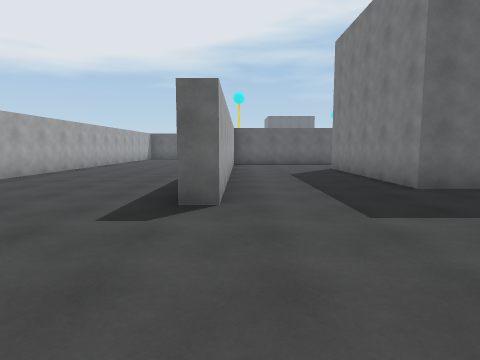
view 1 (above)

24 first-person views from a walk through a 3-D level made in the Unity game engine. The camera is 1.4 m above the floor, tilts 6° down and sees 75° across. The floor is counted in squares, 2 m on a side. Each view is taken from the middle of a square. On the plan, view 1 faces up. The plan holds only what a view shows up to about 10 squares ahead; the rest is blank. The place goes on beyond the plan. The player is left out. Some animated figures are left out.

view 2
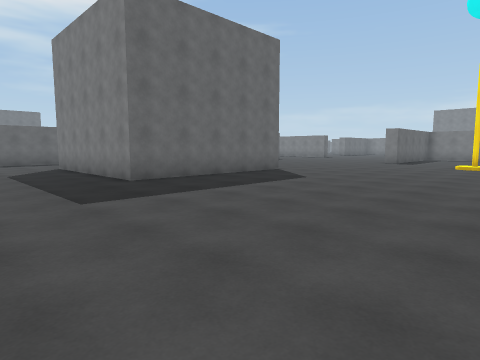

view 3
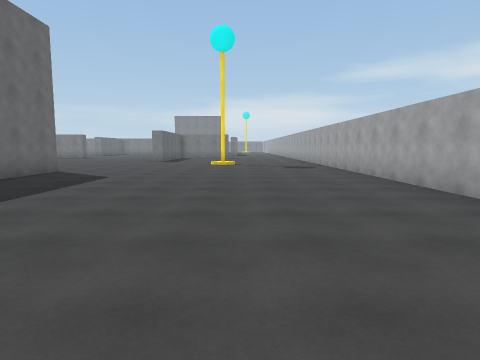

view 4
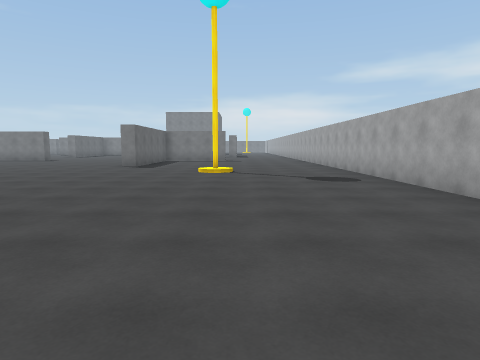

view 5
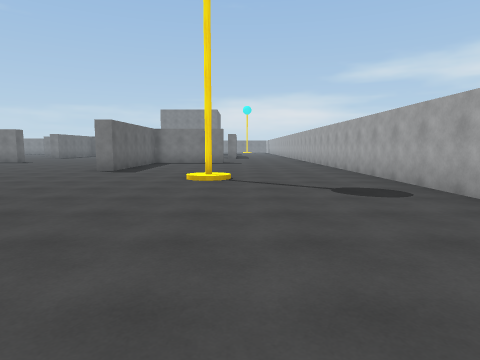

view 6
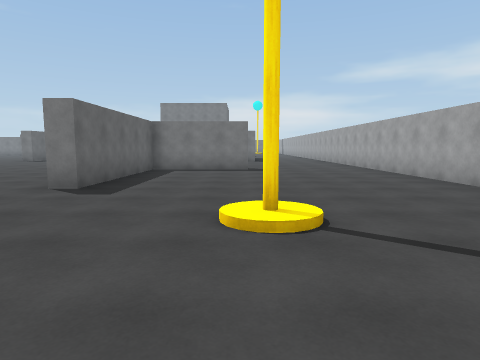

view 7
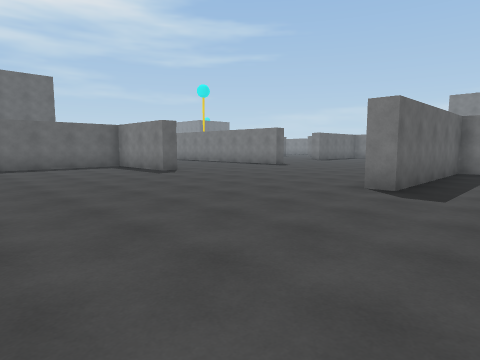

view 8
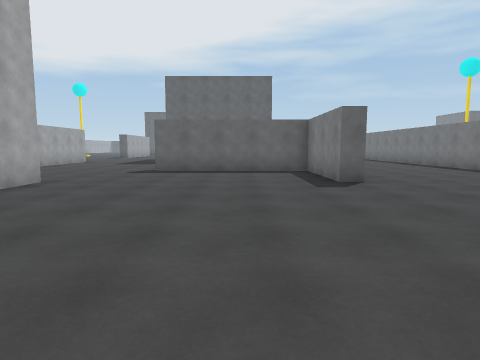

view 9
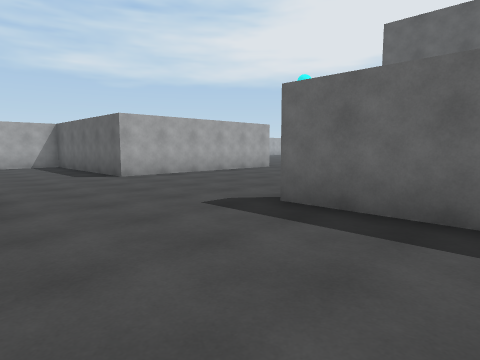

view 10
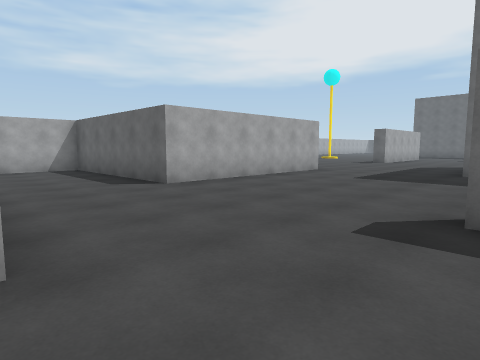

view 11
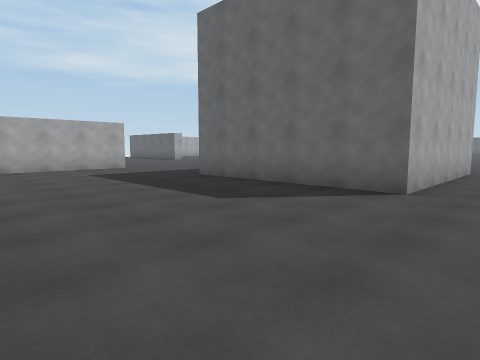

view 12
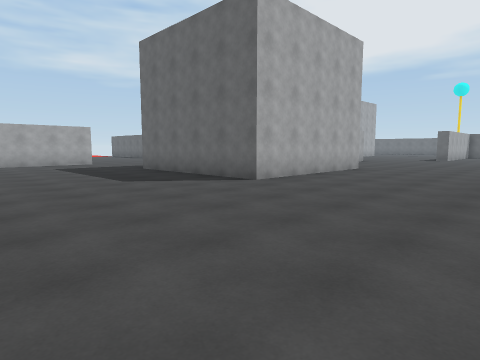

view 13
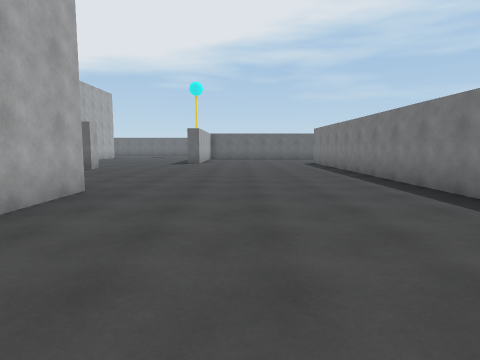

view 14
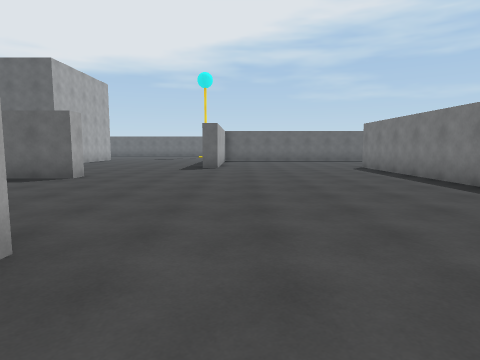

view 15
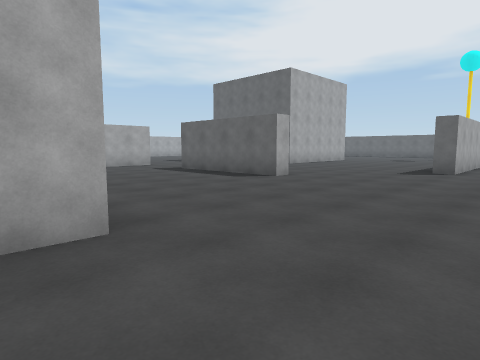

view 16
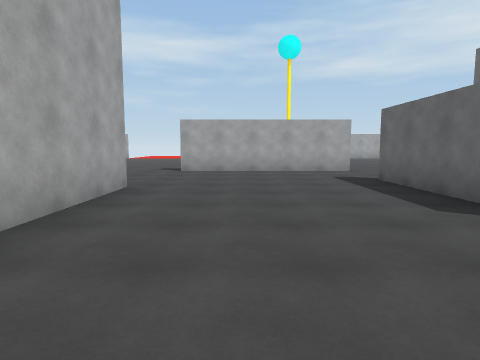

view 17
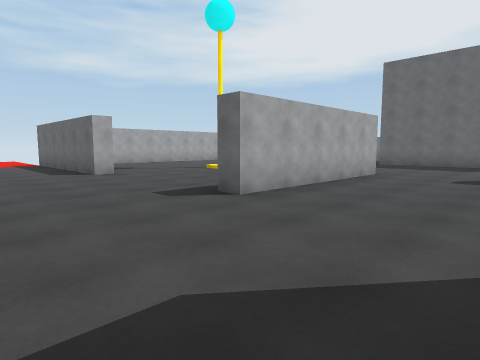

view 18
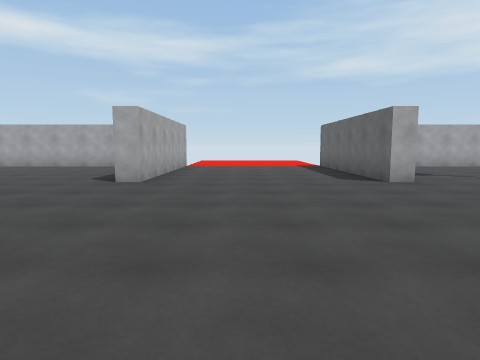

view 19
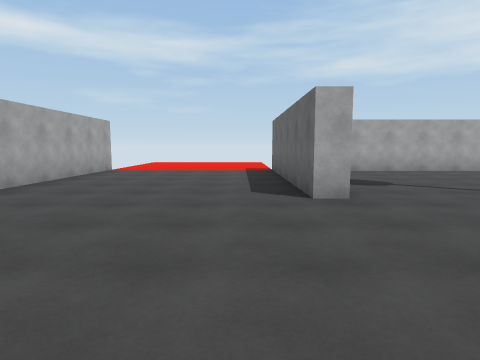

view 20
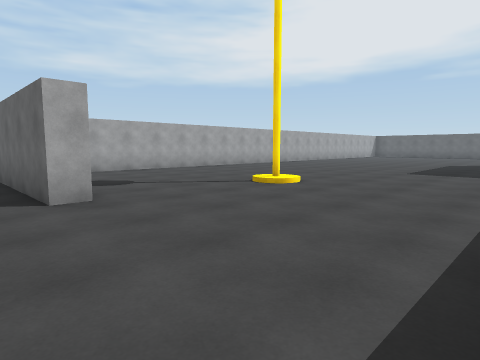

view 21
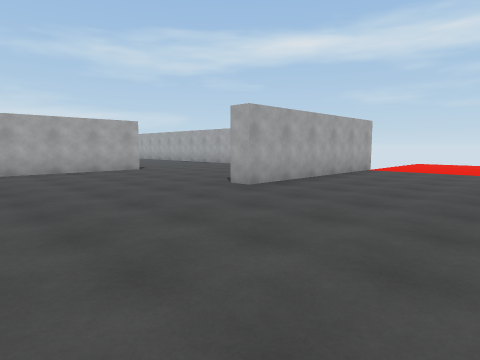

view 22
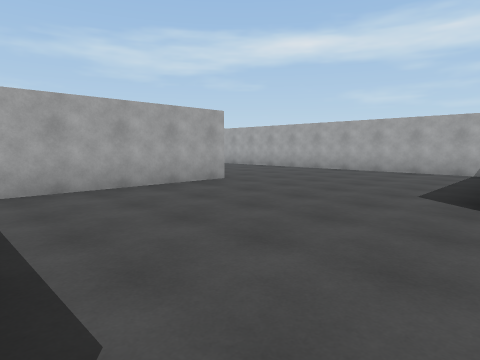

view 23
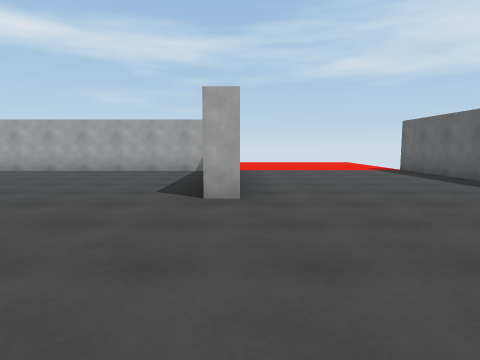

view 24
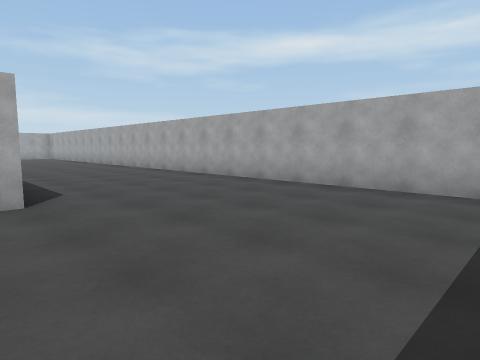

### Floor plan
Points are (right, up) in squares from view 1. A wall is a line through its corners. A room is listed if a view was taken in it or the views show most of it. See-through windows are left out.
Room 1 (views 1, 2, 3, 4, 5, 6, 7, 8, 9, 10, 11, 12, 13, 14, 15, 16, 17, 18, 19, 20, 21, 22, 23, 24)
walls: (8, 10.4) (8, 9.1); (4.8, 18.8) (4.8, 13.3) (-0.2, 13.3) (-0.2, 3.7) (-0.8, 3.7); (14.6, 10.3) (14, 10.3) (14, 13.3) (9.5, 13.3); (-0.9, 13.8) (3.4, 13.8); (8.5, 24) (11.5, 24); (8, 5.2) (3, 5.2) (3, 10.2); (13.5, 24.1) (13.5, 19) (8.5, 19); (19.3, 13.4) (19.3, 14.1); (-0.2, 24.6) (-0.2, 24) (-5.8, 24); (-5.3, 18) (-5.3, 6.8); (19.3, 23.1) (19.3, 32.1); (-5.8, 19) (-0.2, 19) (-0.2, 18.5); (4.8, 29.4) (4.8, 24.3) (4.2, 24.3); (11.3, 29.5) (11.3, 29) (7.2, 29); (18.9, 0.8) (18.9, 3.7) (14.3, 3.7) (14.3, 4.2); (3.1, -3.3) (19.1, -3.3); (14.3, 33.5) (14.3, 32.5) (13.8, 32.5); (-5.3, 30.1) (-5.3, 26.2)
objects: cyan ball (0, 28); cyan ball (12, 1)

Positions as (right, up) in squares from view 1, and headings:
1: (0, 0), facing up
2: (0, -1), facing up-right
3: (-1, 0), facing right
4: (3, 0), facing right
5: (5, 0), facing right
6: (9, 1), facing right
7: (9, 2), facing up-right
8: (12, 4), facing up
9: (12, 10), facing up-left
10: (10, 10), facing up-left
11: (15, 14), facing up-left
12: (18, 14), facing up-left
13: (16, 19), facing up
14: (15, 22), facing up
15: (16, 23), facing up-left
16: (14, 26), facing left
17: (8, 21), facing up-left
18: (6, 21), facing left
19: (4, 23), facing left
20: (4, 23), facing up-left
21: (4, 23), facing down-left
22: (4, 19), facing down-left
23: (4, 19), facing left
24: (0, 18), facing down-left
